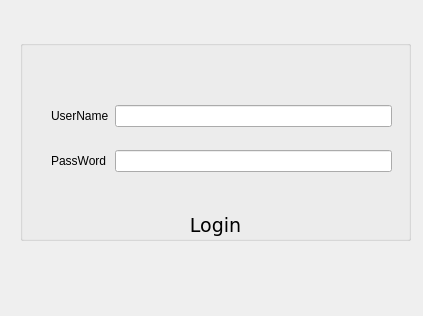
<?xml version="1.0" encoding="UTF-8"?>
<ui version="4.0">
 <class>Login</class>
 <widget class="QWidget" name="Login">
  <property name="geometry">
   <rect>
    <x>0</x>
    <y>0</y>
    <width>423</width>
    <height>316</height>
   </rect>
  </property>
  <property name="windowTitle">
   <string>Form</string>
  </property>
  <widget class="QGroupBox" name="groupBox">
   <property name="geometry">
    <rect>
     <x>20</x>
     <y>40</y>
     <width>391</width>
     <height>201</height>
    </rect>
   </property>
   <property name="title">
    <string/>
   </property>
   <widget class="QPushButton" name="loginbutton">
    <property name="geometry">
     <rect>
      <x>140</x>
      <y>170</y>
      <width>111</width>
      <height>31</height>
     </rect>
    </property>
    <property name="font">
     <font>
      <family>DejaVu Sans</family>
      <pointsize>14</pointsize>
     </font>
    </property>
    <property name="text">
     <string>Login</string>
    </property>
    <property name="flat">
     <bool>true</bool>
    </property>
   </widget>
   <widget class="QWidget" name="layoutWidget">
    <property name="geometry">
     <rect>
      <x>31</x>
      <y>48</y>
      <width>341</width>
      <height>101</height>
     </rect>
    </property>
    <layout class="QGridLayout" name="gridLayout">
     <item row="0" column="0">
      <widget class="QLabel" name="label">
       <property name="text">
        <string>UserName</string>
       </property>
      </widget>
     </item>
     <item row="0" column="1">
      <widget class="QLineEdit" name="usrname"/>
     </item>
     <item row="1" column="0">
      <widget class="QLabel" name="pwd_lable">
       <property name="text">
        <string>PassWord</string>
       </property>
      </widget>
     </item>
     <item row="1" column="1">
      <widget class="QLineEdit" name="pwd">
       <property name="echoMode">
        <enum>QLineEdit::Password</enum>
       </property>
      </widget>
     </item>
    </layout>
   </widget>
   <widget class="QLabel" name="status">
    <property name="geometry">
     <rect>
      <x>250</x>
      <y>160</y>
      <width>121</width>
      <height>21</height>
     </rect>
    </property>
    <property name="text">
     <string/>
    </property>
   </widget>
  </widget>
 </widget>
 <resources/>
 <connections/>
</ui>
